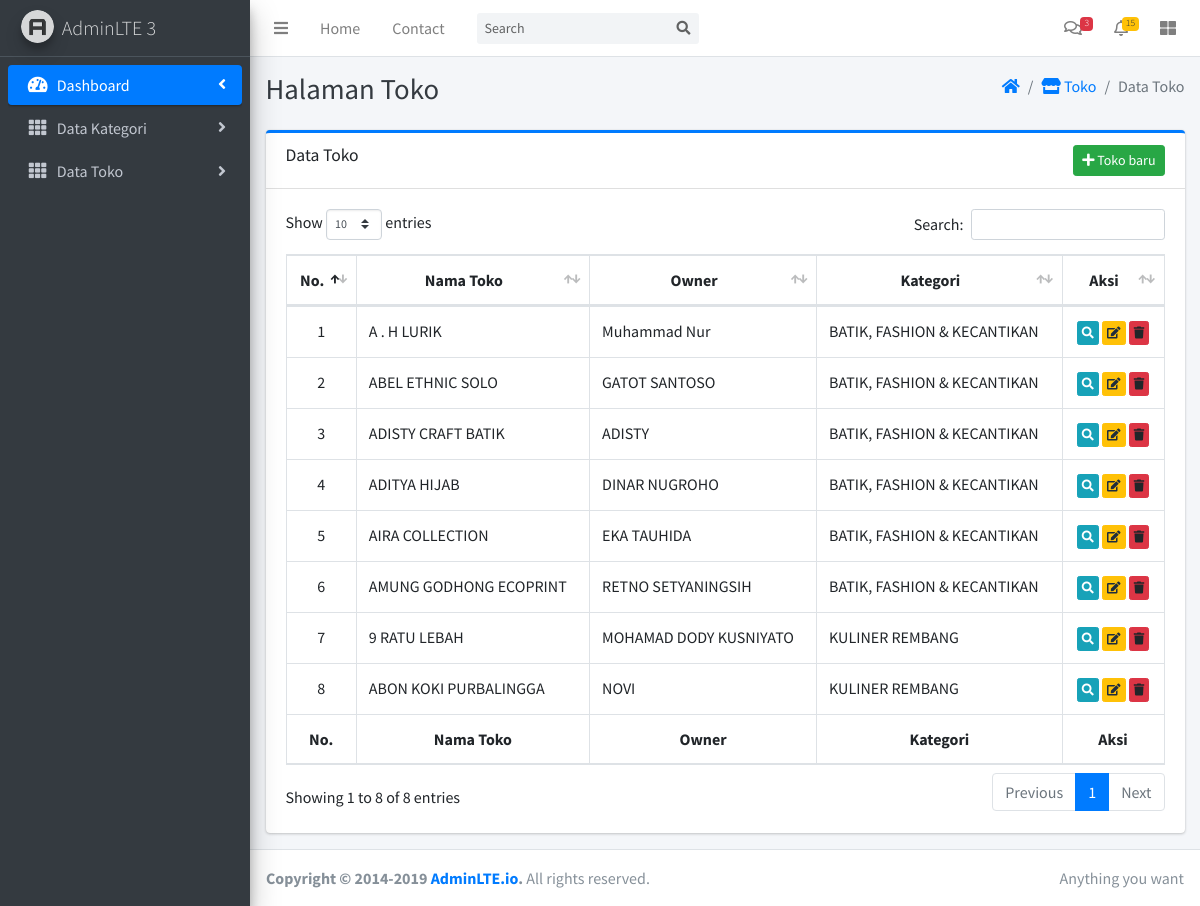
/index.php/produk_c, run on the app's committed database.
### tables this page shows
CREATE TABLE `tb_toko` (
  `toko_id` int(3) NOT NULL,
  `toko_nama` varchar(50) NOT NULL,
  `kategori_id_fk` varchar(5) NOT NULL,
  `toko_alamat` longtext NOT NULL,
  `toko_owner` varchar(50) NOT NULL,
  `toko_kontak` varchar(14) DEFAULT NULL,
  `toko_logo` varchar(225) DEFAULT NULL,
  `toko_note` longtext DEFAULT NULL
);

CREATE TABLE `tb_kategori` (
  `ktgr_id` int(3) NOT NULL,
  `ktgr_nama` varchar(50) NOT NULL,
  `ktgr_banner` varchar(225) DEFAULT NULL
);

### application/core/MY_Controller.php (called while the page is built, shortened)
<?php
class MY_CONTROLLER extends CI_Controller {
	protected $pageData = array();
	public function admin_layout(){
		$this->layout = array(
			'head_load' => $this->load->view('layout/head_load', $this->pageData, TRUE),
			'foot_load' => $this->load->view('layout/foot_load', $this->pageData, TRUE),
			'header' 	=> $this->load->view('layout/header', $this->pageData, TRUE),
			'sidebar' 	=> $this->load->view('layout/sidebar', $this->pageData, TRUE),
			'footer' 	=> $this->load->view('layout/footer', $this->pageData, TRUE),
			'content' 	=> $this->load->view($this->page, $this->pageData, TRUE),
		);
		$this->load->view('layout/base_layout', $this->layout);
	}
}

### application/controllers/Produk_c.php (called while the page is built, shortened)
<?php
Class Produk_c extends MY_Controller {
    public function index(){
        $this->pageData = array(
            'title'  => 'Data Toko | Rembang Expo',
            'assets' => array('datatables', 'sweetalert2', 'func_confirm'),
            'dataToko' => $this->Toko_m->getSemuaToko()
        );
        $this->admin_layout();
    }
}

### index.php (called while the page is built, shortened)
<?php
require_once BASEPATH.'core/CodeIgniter.php';

### application/models/Toko_m.php (called while the page is built, shortened)
<?php
Class Toko_m extends CI_Model {
  	var $tb = 'tb_toko';
  	var $f  = array(
  		'0' => 'toko_id',
  		'1' => 'toko_nama',
  		'2' => 'kategori_id_fk',
  		'3' => 'toko_owner',
  		'4' => 'toko_kontak',
  		'5' => 'toko_alamat',
  		'6' => 'toko_logo'
  	);
	function getSemuaToko(){
		$this->db->select('ttb.*, ktb.ktgr_nama');
		$this->db->from($this->tb.' as ttb');
		$this->db->join('tb_kategori as ktb', 'ktb.ktgr_id=ttb.'.$this->f[2]);
		$resultSelect = $this->db->get();
		return $resultSelect->result_array();
	}
}

### application/views/admin/data_toko_v.php (the view, shortened to what this page needs)
<div class="content-header">
  <div class="container-fluid">
    <div class="row mb-2">
      <div class="col-sm-6">
        <h1 class="m-0 text-dark">Halaman Toko</h1>
      </div>
      <div class="col-sm-6">
        <ol class="breadcrumb float-sm-right">
          <li class="breadcrumb-item"><a href="<?php echo site_url('Admin_c') ?>"><i class="fas fa-home"></i></a></li>
          <li class="breadcrumb-item"><a href="<?php echo site_url('Admin_c/dataKategori') ?>"><i class="fas fa-store"></i> Toko</a></li>
          <li class="breadcrumb-item active">Data Toko</li>
        </ol>
      </div>
    </div>
  </div>
</div>
<div class="content">
  <div class="container-fluid">
    <div class="row">
      <div class="col-12">
        <div class="card card-primary card-outline">
          <div class="card-header">
            <h5 class="card-title">Data Toko</h5>
            <a class="float-right btn btn-sm btn-success" href="<?php echo site_url('Toko_c/tambahToko') ?>"><i class="fas fa-plus"></i> Toko baru</a>
          </div>
          <div class="card-body">
            <div class="table-responsive">
                <table class="table table-bordered" id="table-toko">
                    <thead class="text-center">
                      <tr>
                        <th>No. </th>
                        <th>Nama Toko</th>
                        <th>Owner</th>
                        <th>Kategori</th>
                        <th>Aksi</th>
                      </tr>
                    </thead>
                    <tbody>
                      <?php
                        $no = 1;
                        if(count($dataToko) > 0 ){
                          foreach($dataToko as $showToko): ?>
                          <tr>
                            <td class="text-center"><?php echo $no++ ?></td>
                            <td><?php echo $showToko['toko_nama']; ?></td>
                            <td><?php echo $showToko['toko_owner']; ?></td>
                            <td><?php echo $showToko['ktgr_nama']; ?></td>
                            <td class="text-center">
                              <a class="btn btn-xs btn-info" href="<?php echo site_url('Produk_c/dataProdukonToko'.'/'.urlencode(base64_encode($showToko['toko_id']))) ?>"><i class="fas fa-search"></i></a>
                              <a class="btn btn-xs btn-warning" href="<?php echo site_url('Toko_c/editToko').'/'.urlencode(base64_encode($showToko['toko_id'])) ?>"><i class="fas fa-edit"></i></a>
                              <a class="btn btn-xs btn-danger" onclick="confirmDelete('hard-toko', '<?php echo urlencode(base64_encode($showToko['toko_id'])) ?>', '<?php echo site_url('Toko_c/hapusTokoProses') ?>')" data-toggle="tooltip" data-placement="top" title="Hapus Toko"><i class="fas fa-trash"></i></a>
                            </td>
                          </tr>
                      <?php endforeach; } ?>
                    </tbody>
                    <tfoot class="text-center">
                      <tr>
                        <th>No. </th>
                        <th>Nama Toko</th>
                        <th>Owner</th>
                        <th>Kategori</th>
                        <th>Aksi</th>
                      </tr>
                    </tfoot>
                </table>
            </div>
          </div>
        </div>
      </div>
    </div>
  </div>
</div>

### application/views/layout/head_load.php (shortened to what this page needs)
  <link rel="stylesheet" href="<?php echo base_url() ?>assets/plugins/fontawesome-free/css/all.min.css">
  <link rel="stylesheet" href="<?php echo base_url() ?>assets/dist/css/adminlte.min.css">
<?php if(in_array('datatables',$assets)){ ?>
    <link rel="stylesheet" href="<?php echo base_url() ?>assets/plugins/datatables-bs4/css/dataTables.bootstrap4.min.css">
  <?php } ?>
  <?php if(in_array('sweetalert2',$assets)){ ?>
    <link rel="stylesheet" href="<?php echo base_url() ?>assets/plugins/sweetalert2-theme-bootstrap-4/bootstrap-4.min.css">
  <?php } ?>

### application/views/layout/header.php (shortened to what this page needs)
<nav class="main-header navbar navbar-expand navbar-white navbar-light">
  <ul class="navbar-nav">
    <li class="nav-item">
      <a class="nav-link" data-widget="pushmenu" href="#" role="button"><i class="fas fa-bars"></i></a>
    </li>
    <li class="nav-item d-none d-sm-inline-block">
      <a href="index3.html" class="nav-link">Home</a>
    </li>
    <li class="nav-item d-none d-sm-inline-block">
      <a href="#" class="nav-link">Contact</a>
    </li>
  </ul>
  <form class="form-inline ml-3">
    <div class="input-group input-group-sm">
      <input class="form-control form-control-navbar" type="search" placeholder="Search" aria-label="Search">
      <div class="input-group-append">
        <button class="btn btn-navbar" type="submit">
          <i class="fas fa-search"></i>
        </button>
      </div>
    </div>
  </form>
  <ul class="navbar-nav ml-auto">
    <li class="nav-item dropdown">
      <a class="nav-link" data-toggle="dropdown" href="#">
        <i class="far fa-comments"></i>
        <span class="badge badge-danger navbar-badge">3</span>
      </a>
    </li>
    <li class="nav-item dropdown">
      <a class="nav-link" data-toggle="dropdown" href="#">
        <i class="far fa-bell"></i>
        <span class="badge badge-warning navbar-badge">15</span>
      </a>
    </li>
    <li class="nav-item">
      <a class="nav-link" data-widget="control-sidebar" data-slide="true" href="#" role="button"><i
          class="fas fa-th-large"></i></a>
    </li>
  </ul>
</nav>

### application/views/layout/sidebar.php
<aside class="main-sidebar sidebar-dark-primary elevation-4">
  <a href="index3.html" class="brand-link">
    <img src="<?php echo base_url() ?>assets/dist/img/AdminLTELogo.png" alt="AdminLTE Logo" class="brand-image img-circle elevation-3"
         style="opacity: .8">
    <span class="brand-text font-weight-light">AdminLTE 3</span>
  </a>
  <div class="sidebar">
    <nav class="mt-2">
      <ul class="nav nav-pills nav-sidebar flex-column" data-widget="treeview" role="menu" data-accordion="false">
        <li class="nav-item">
          <a href="#" class="nav-link active">
            <i class="nav-icon fas fa-tachometer-alt"></i>
            <p>
              Dashboard
              <i class="right fas fa-angle-left"></i>
            </p>
          </a>
        </li>
        <li class="nav-item">
          <a href="<?php echo site_url('Admin_c/dataKategori') ?>" class="nav-link">
            <i class="nav-icon fas fa-th"></i>
            <p>
              Data Kategori
              <i class="right fas fa-angle-right"></i>
            </p>
          </a>
        </li>
        <li class="nav-item">
          <a href="<?php echo site_url('Toko_c') ?>" class="nav-link">
            <i class="nav-icon fas fa-th"></i>
            <p>
              Data Toko
              <i class="right fas fa-angle-right"></i>
            </p>
          </a>
        </li>
      </ul>
    </nav>
  </div>
</aside>

### application/views/layout/footer.php
<footer class="main-footer">
  <div class="float-right d-none d-sm-inline">
    Anything you want
  </div>
  <strong>Copyright &copy; 2014-2019 <a href="https://adminlte.io">AdminLTE.io</a>.</strong> All rights reserved.
</footer>

### application/views/layout/base_layout.php (shortened to what this page needs)
<!DOCTYPE html>
<html lang="en">
<head>
  <?php if($head_load){ echo $head_load; } ?>
</head>
<body class="hold-transition sidebar-mini">
  <div class="wrapper">
    <?php if($header){ echo $header; } ?>
    <?php if($sidebar){ echo $sidebar; } ?>
    <div class="content-wrapper">
      <?php if($content){ echo $content; } ?>
    </div>
    <?php if($footer){ echo $footer; } ?>
  </div>
</body>
</html>

### data on the page
tb_toko: toko_nama "A . H LURIK", toko_owner "Muhammad Nur", tb_kategori.ktgr_nama "BATIK, FASHION & KECANTIKAN"
tb_toko: toko_nama "ABEL ETHNIC SOLO", toko_owner "GATOT SANTOSO", tb_kategori.ktgr_nama "BATIK, FASHION & KECANTIKAN"
tb_toko: toko_nama "ADISTY CRAFT BATIK", toko_owner "ADISTY", tb_kategori.ktgr_nama "BATIK, FASHION & KECANTIKAN"
tb_toko: toko_nama "ADITYA HIJAB", toko_owner "DINAR NUGROHO", tb_kategori.ktgr_nama "BATIK, FASHION & KECANTIKAN"
tb_toko: toko_nama "AIRA COLLECTION", toko_owner "EKA TAUHIDA", tb_kategori.ktgr_nama "BATIK, FASHION & KECANTIKAN"
tb_toko: toko_nama "AMUNG GODHONG ECOPRINT", toko_owner "RETNO SETYANINGSIH", tb_kategori.ktgr_nama "BATIK, FASHION & KECANTIKAN"
tb_toko: toko_nama "9 RATU LEBAH", toko_owner "MOHAMAD DODY KUSNIYATO", tb_kategori.ktgr_nama "KULINER REMBANG"
tb_toko: toko_nama "ABON KOKI PURBALINGGA", toko_owner "NOVI", tb_kategori.ktgr_nama "KULINER REMBANG"
